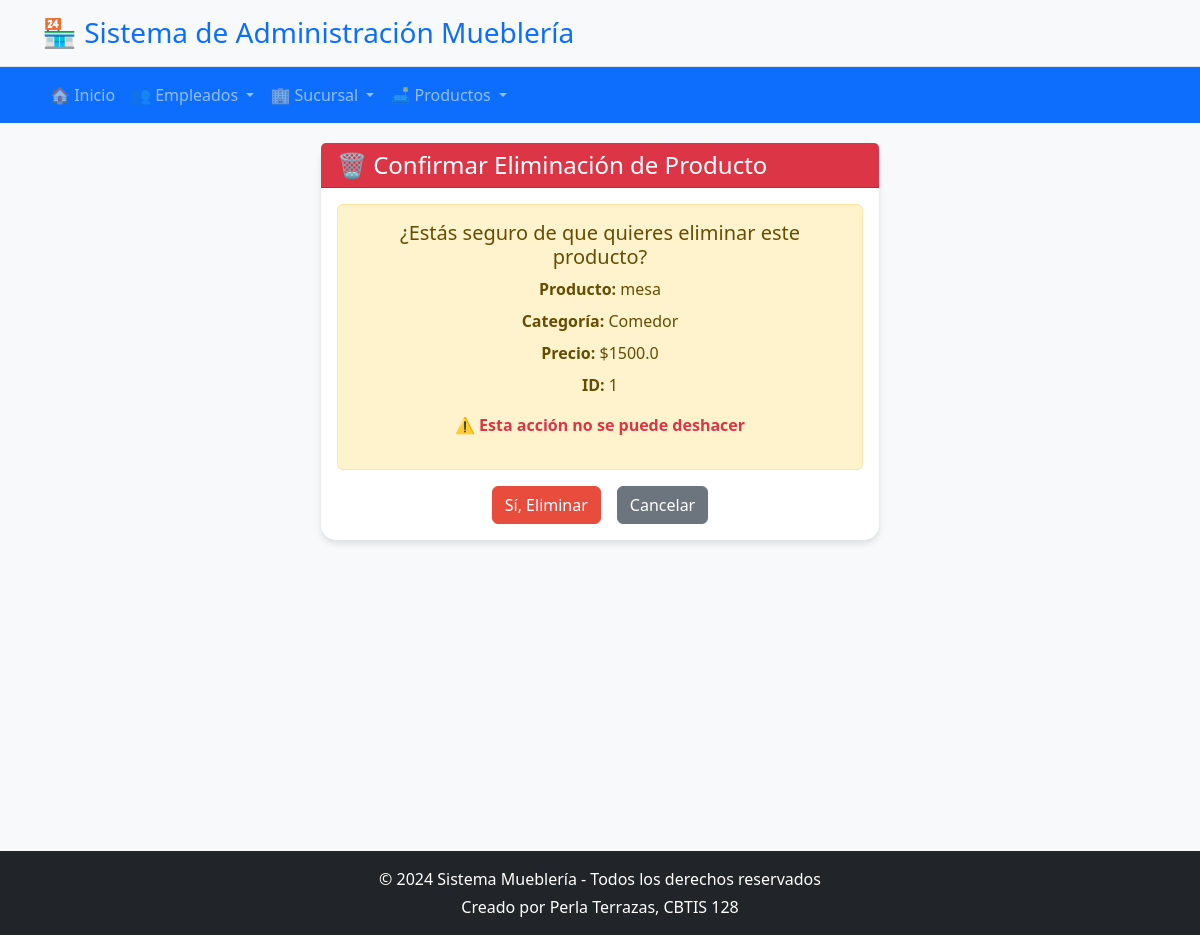
The app's page /producto/borrar/1/ with its own data.
### app_muebleria/models.py (models this page shows, shortened)
class Producto(models.Model):
    nombre = models.CharField(max_length=100)
    categoria = models.CharField(max_length=20, choices=CATEGORIA_CHOICES)
    material = models.CharField(max_length=20, choices=MATERIAL_CHOICES)
    precio = models.FloatField()
    stock = models.IntegerField()
    color = models.CharField(max_length=30)
    id_producto = models.AutoField(primary_key=True)
    sucursales = models.ManyToManyField(Sucursal, related_name="productos")

### app_muebleria/views.py (the view)
# urls.py: path('producto/borrar/<int:id_producto>/', views.borrar_producto, name='borrar_producto'),
def borrar_producto(request, id_producto):
    producto = get_object_or_404(Producto, id_producto=id_producto)
    if request.method == 'POST':
        producto.delete()
        return redirect('ver_producto')
    return render(request, 'producto/borrar_producto.html', {'producto': producto})

### app_muebleria/templates/producto/borrar_producto.html (shortened to what this page needs)
{% extends 'base.html' %}
{% block content %}
<div class="row justify-content-center">
    <div class="col-md-6">
        <div class="card">
            <div class="card-header bg-danger text-white">
                <h4 class="mb-0">🗑️ Confirmar Eliminación de Producto</h4>
            </div>
            <div class="card-body text-center">
                <div class="alert alert-warning">
                    <h5>¿Estás seguro de que quieres eliminar este producto?</h5>
                    <p class="mb-2"><strong>Producto:</strong> {{ producto.nombre }}</p>
                    <p class="mb-2"><strong>Categoría:</strong> {{ producto.get_categoria_display }}</p>
                    <p class="mb-2"><strong>Precio:</strong> ${{ producto.precio }}</p>
                    <p class="mb-3"><strong>ID:</strong> {{ producto.id_producto }}</p>
                    <p class="text-danger"><strong>⚠️ Esta acción no se puede deshacer</strong></p>
                </div>
                <form method="POST">
                    <div class="d-grid gap-2 d-md-flex justify-content-md-center">
                        <button type="submit" class="btn btn-danger me-md-2">Sí, Eliminar</button>
                        <a href="{% url 'ver_producto' %}" class="btn btn-secondary">Cancelar</a>
                    </div>
                </form>
            </div>
        </div>
    </div>
</div>
{% endblock %}

### app_muebleria/templates/base.html (style rules this page uses)
body { background-color: #f8f9fa; font-family: 'Segoe UI', Tahoma, Geneva, Verdana, sans-serif; }
.card { border: none; border-radius: 15px; box-shadow: 0 4px 6px rgba(0,0,0,0.1); margin-bottom: 20px; }
.btn-danger { background-color: #e74c3c; border-color: #e74c3c; }

### records on screen
Producto: nombre "mesa", categoria "Comedor", precio "1500.0", id_producto "1"
